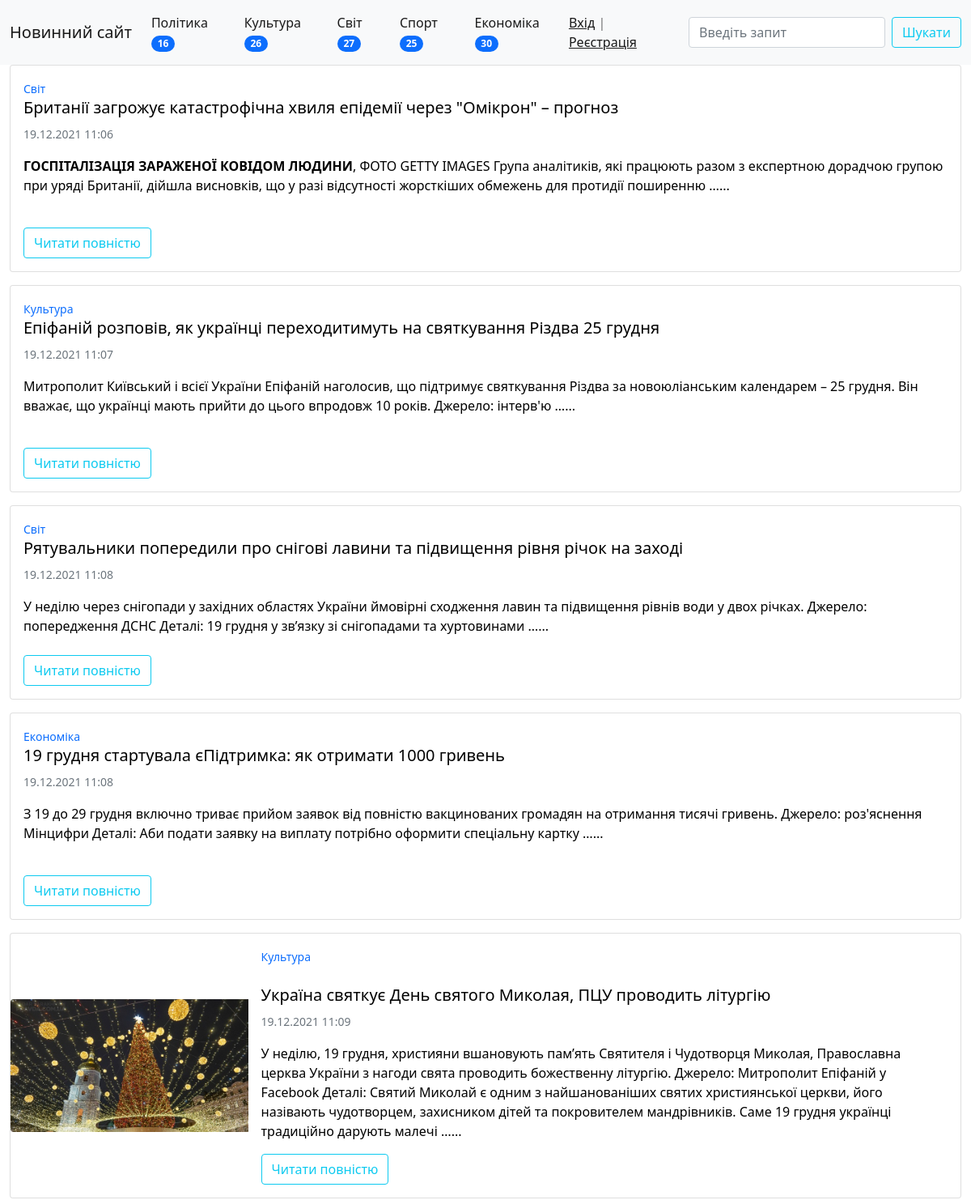
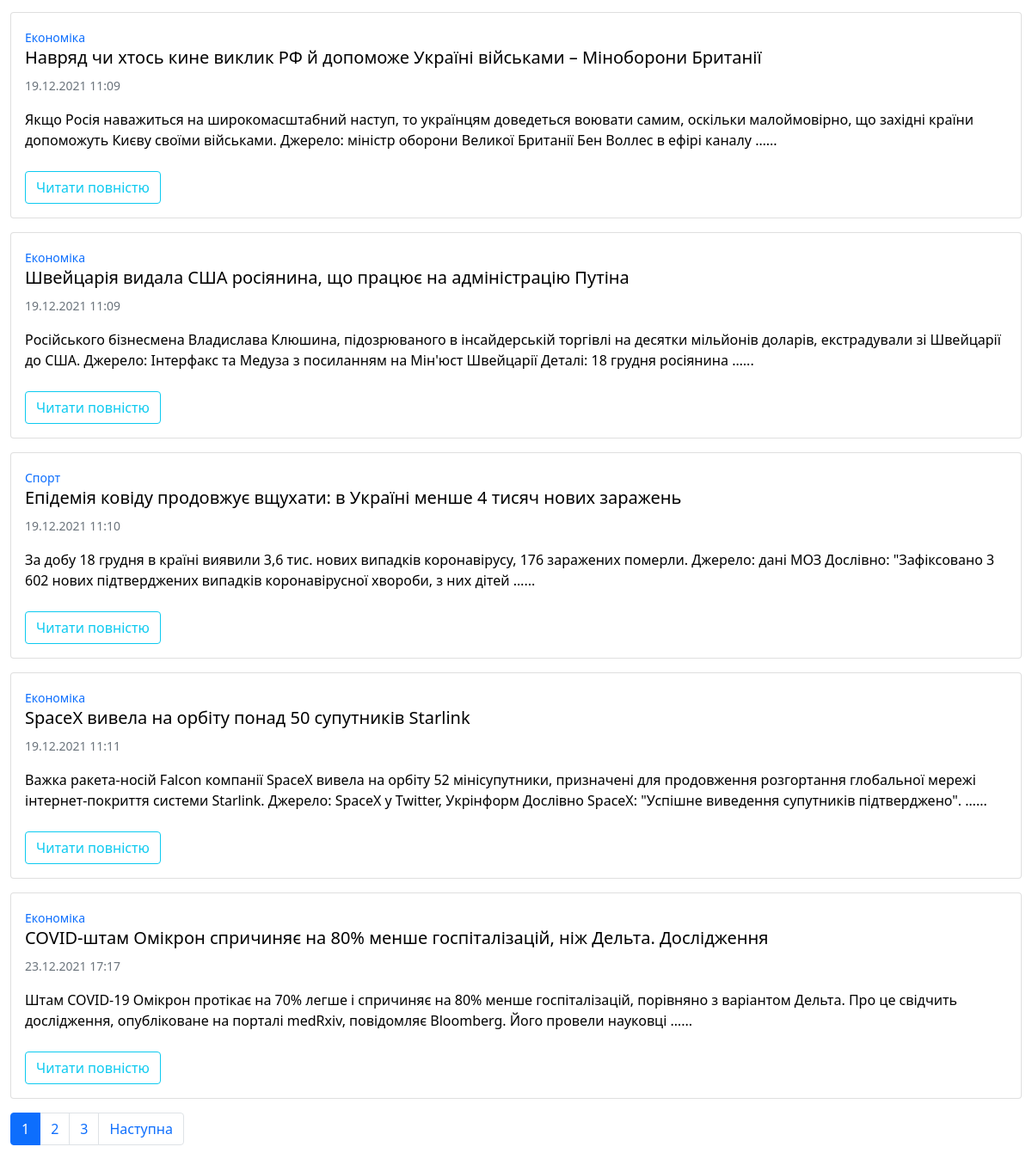
The page / on the database its author committed (2 pictures, top to bottom).
### news/models.py (models this page shows, shortened)
class Categories(models.Model):
    title = models.CharField(max_length=100, verbose_name='Категорія')
    class Meta:
        verbose_name = 'Категорія'
        verbose_name_plural = 'Категорії'
        ordering = ('id', )
    def __str__(self):
        return self.title
    def get_absolute_url(self):
        return reverse('category', kwargs={'category_id': self.pk})

class News(models.Model):
    title = models.CharField(max_length=150, verbose_name='Назва статті')
    content = models.TextField(blank=True, verbose_name='Контент статті')
    created_at = models.DateTimeField(auto_now_add=True, verbose_name='Створено')
    updated_at = models.DateTimeField(auto_now=True, verbose_name='Оновлено')
    photo = models.ImageField(verbose_name='Фото', upload_to='media/%Y/%m/%d/', max_length=150, blank=True)
    is_published = models.BooleanField(default=True, verbose_name='Опубліковано')
    category = models.ForeignKey('Categories', on_delete=models.CASCADE, verbose_name='Категорія')
    views_count = models.IntegerField(default=0, verbose_name='Кількість переглядів')
    class Meta:
        verbose_name = 'Новина'
        verbose_name_plural = 'Новини'
        ordering = ('created_at',)
    def get_absolute_url(self):
        return reverse('news_info', kwargs={'pk': self.pk})

### news/views.py (the view)
# urls.py: path('', HomeNews.as_view(), name='home'),
class HomeNews(ListView):
    model = News
    template_name = 'news/index.html'
    context_object_name = 'news'
    paginate_by = 10
    def get_context_data(self, *, object_list=None, **kwargs):
        context = super().get_context_data(**kwargs)
        context['title'] = 'Новинний сайт'
        return context
    def get_queryset(self):
        return News.objects.filter(is_published=True).select_related('category')

### news/templatetags/news_tags.py (called while the page is built)
@register.simple_tag(name='get_list_categories')
def get_category():
    return Categories.objects.annotate(cnt=Count('news', filter=F('news__is_published'))).filter(cnt__gt=0)

### news/templates/news/index.html
{% extends "base.html" %}

### templates/base.html (shortened to what this page needs)
{% load static %}
<!doctype html>
<html lang="uk">
<head>
    <link href="{% static 'bootstrap/css/bootstrap.min.css' %}" rel="stylesheet">
    <link href="{% static 'custom/style.css' %}" rel="stylesheet">
</head>
<body>
{% block navbar %}
    {% include "inc/_navbar.html" %}
{% endblock %}
{% block content %}
    {% for item in news %}
        <div class="card mb-3"
             style="max-width: 100%; margin-bottom: auto; margin-top: auto; margin-left: 1%; margin-right: 1%;">
            <div class="row g-0">
                {% if item.photo %}
                    <div class="col-md-3 " style="margin-top: auto; margin-bottom: auto">
                        <a href="{{ item.get_absolute_url }}" style="text-decoration: none">
                            <img src="{{ item.photo.url }}" class="img-fluid rounded-start" alt="...">
                        </a>
                    </div>
                    <div class="col">
                        <div class="card-body">
                            <a href="{{ item.get_absolute_url }}" style="text-decoration: none">
                                <p class="card-text"><small>{{ item.category }}</small></p>
                            </a>
                            <br>
                            <a href="{{ item.get_absolute_url }}" style="text-decoration: none; color: black">
                                <h5 class="card-title">{{ item.title }}</h5>
                                <p class="card-text"><small
                                        class="text-muted">{{ item.created_at|date:"d.m.Y  H:i" }}</small></p>
                                <p class="card-text">{{ item.content|safe|linebreaks|truncatewords:50 }}...</p>
                            </a>
                            <a href="{{ item.get_absolute_url }}">
                                <button type="button" class="btn btn-outline-info">Читати повністю</button>
                            </a>
                        </div>
                    </div>
                {% else %}
                    <div class="col">
                        <div class="card-body">
                            <a href="{{ item.get_absolute_url }}" style="text-decoration: none">
                                <p class="card-text"><small>{{ item.category }}</small></p>
                            </a>
                            <a href="{{ item.get_absolute_url }}" style="text-decoration: none; color: black">
                                <h5 class="card-title">{{ item.title }}</h5>
                                <p class="card-text"><small
                                        class="text-muted">{{ item.created_at|date:"d.m.Y  H:i" }}</small></p>
                                <p class="card-text">{{ item.content|safe|truncatewords:30 }}...</p>
                            </a>
                            <br>
                            <a href="{{ item.get_absolute_url }}">
                                <button type="button" class="btn btn-outline-info">Читати повністю</button>
                            </a>
                        </div>
                    </div>
                {% endif %}
            </div>
        </div>
    {% endfor %}
{% endblock %}
{% if page_obj.has_other_pages %}
    {% block paginator %}
        <nav aria-label="..." style="margin-left: 1%">
            <ul class="pagination">
                {% for p in page_obj.paginator.page_range %}
                    {% if page_obj.number == p %}
                        <li class="page-item active"><a class="page-link" href="?page={{ p }}">{{ p }}</a></li>
                    {% elif p > page_obj.number|add:-3 and p < page_obj.number|add:3 %}
                        <li class="page-item"><a class="page-link" href="?page={{ p }}">{{ p }}</a></li>
                    {% endif %}
                {% endfor %}
                {% if page_obj.has_next %}
                    <li class="page-item"><a class="page-link" href="?page={{ page_obj.next_page_number }}">Наступна</a>
                    </li>
                {% endif %}
            </ul>
        </nav>
    {% endblock %}
{% endif %}
</body>
</html>

### templates/inc/_navbar.html (shortened to what this page needs)
{% load news_tags %}
{% get_list_categories as categories %}
<nav class="navbar navbar-expand-lg navbar-light bg-light">
    <div class="container-fluid">
        <a class="navbar-brand" href="{% url 'home' %}">Новинний сайт</a>
        <div class="collapse navbar-collapse" id="navbarScroll">
            <ul class="navbar-nav me-auto my-2 my-lg-0 navbar-nav-scroll" style="--bs-scroll-height: 100px;">
                {% for category in categories %}
                    <li class="nav-item">
                        <a class="nav-link active" aria-current="page"
                           href="{{ category.get_absolute_url }}">{{ category.title }} <span
                                class="badge bg-primary rounded-pill">{{ category.cnt }}</span></a>
                    </li>
                {% endfor %}
            </ul>
            {% block login-logout %}
                {% if request.user.is_authenticated %}
                    <span class="navbar-text" style="margin-right: 2%">
                        <div>Вітаю, {{ request.user.username }} | <a href="{% url 'logout' %}">Вихід</a></div>
                    </span>
                {% else %}
                    <span class="navbar-text" style="margin-right: 2%">
                        <a href="{% url 'login' %}">Вхід</a> | <a href="{% url 'register' %}">Реєстрація</a>
                    </span>
                {% endif %}
            {% endblock %}
            <form class="d-flex" action="{% url 'view_find_result' %}" method="get">
                <input class="form-control me-2" name="q" type="text" placeholder="Введіть запит" aria-label="Search">
                <button class="btn btn-outline-info" type="submit">Шукати</button>
            </form>
        </div>
    </div>
</nav>

### rows shown on the page
Categories: title "Політика", cnt "16"
Categories: title "Культура", cnt "26"
Categories: title "Світ", cnt "27"
Categories: title "Спорт", cnt "25"
Categories: title "Економіка", cnt "30"
News: category "Світ", title "Британії загрожує катастрофічна хвиля епідемії через \"Омікрон\" – прогноз", created_at "19.12.2021 11:06", content "ГОСПІТАЛІЗАЦІЯ ЗАРАЖЕНОЇ КОВІДОМ ЛЮДИНИ , ФОТО GETTY IMAGES Група аналітиків, які працюють разом з експертною дорадчою групою при уряді Британії, дійшла висновків, що у разі відсутності жорсткіших обмежень для протидії поширенню …"
News: category "Культура", title "Епіфаній розповів, як українці переходитимуть на святкування Різдва 25 грудня", created_at "19.12.2021 11:07", content "Митрополит Київський і всієї України Епіфаній наголосив, що підтримує святкування Різдва за новоюліанським календарем – 25 грудня. Він вважає, що українці мають прийти до цього впродовж 10 років. Джерело: інтерв'ю …"
News: category "Світ", title "Рятувальники попередили про снігові лавини та підвищення рівня річок на заході", created_at "19.12.2021 11:08", content "У неділю через снігопади у західних областях України ймовірні сходження лавин та пiдвищення рiвнiв води у двох річках. Джерело: попередження ДСНС Деталі: 19 грудня у зв’язку зi снiгопадами та хуртовинами …"
News: category "Економіка", title "19 грудня стартувала єПідтримка: як отримати 1000 гривень", created_at "19.12.2021 11:08", content "З 19 до 29 грудня включно триває прийом заявок від повністю вакцинованих громадян на отримання тисячі гривень. Джерело: роз'яснення Мінцифри Деталі: Аби подати заявку на виплату потрібно оформити спеціальну картку …"
News: photo (picture), category "Культура", title "Україна святкує День святого Миколая, ПЦУ проводить літургію", created_at "19.12.2021 11:09", content "У неділю, 19 грудня, християни вшановують пам’ять Святителя і Чудотворця Миколая, Православна церква України з нагоди свята проводить божественну літургію. Джерело: Митрополит Епіфаній у Facebook Деталі: Святий Миколай є одним з найшанованіших святих християнської церкви, його назівають чудотворцем, захисником дітей та покровителем мандрівників. Саме 19 грудня українці традиційно дарують малечі …"
News: category "Економіка", title "Навряд чи хтось кине виклик РФ й допоможе Україні військами – Міноборони Британії", created_at "19.12.2021 11:09", content "Якщо Росія наважиться на широкомасштабний наступ, то українцям доведеться воювати самим, оскільки малоймовірно, що західні країни допоможуть Києву своїми військами. Джерело: міністр оборони Великої Британії Бен Воллес в ефірі каналу …"
News: category "Економіка", title "Швейцарія видала США росіянина, що працює на адміністрацію Путіна", created_at "19.12.2021 11:09", content "Російського бізнесмена Владислава Клюшина, підозрюваного в інсайдерській торгівлі на десятки мільйонів доларів, екстрадували зі Швейцарії до США. Джерело: Інтерфакс та Медуза з посиланням на Мін'юст Швейцарії Деталі: 18 грудня росіянина …"
News: category "Спорт", title "Епідемія ковіду продовжує вщухати: в Україні менше 4 тисяч нових заражень", created_at "19.12.2021 11:10", content "За добу 18 грудня в країні виявили 3,6 тис. нових випадків коронавірусу, 176 заражених померли. Джерело: дані МОЗ Дослівно: \"Зафіксовано 3 602 нових підтверджених випадків коронавірусної хвороби, з них дітей …"
News: category "Економіка", title "SpaceX вивела на орбіту понад 50 супутників Starlink", created_at "19.12.2021 11:11", content "Важка ракета-носій Falcon компанії SpaceX вивела на орбіту 52 мінісупутники, призначені для продовження розгортання глобальної мережі інтернет-покриття системи Starlink. Джерело: SpaceX у Twitter, Укрінформ Дослівно SpaceX: \"Успішне виведення супутників підтверджено\". …"
News: category "Економіка", title "COVID-штам Омікрон спричиняє на 80% менше госпіталізацій, ніж Дельта. Дослідження", created_at "23.12.2021 17:17", content "Штам COVID-19 Омікрон протікає на 70% легше і спричиняє на 80% менше госпіталізацій, порівняно з варіантом Дельта. Про це свідчить дослідження, опубліковане на порталі medRxiv, повідомляє Bloomberg. Його провели науковці …"

### other values the page prints
{{ p }} "1"
{{ p }} "2" "3"
